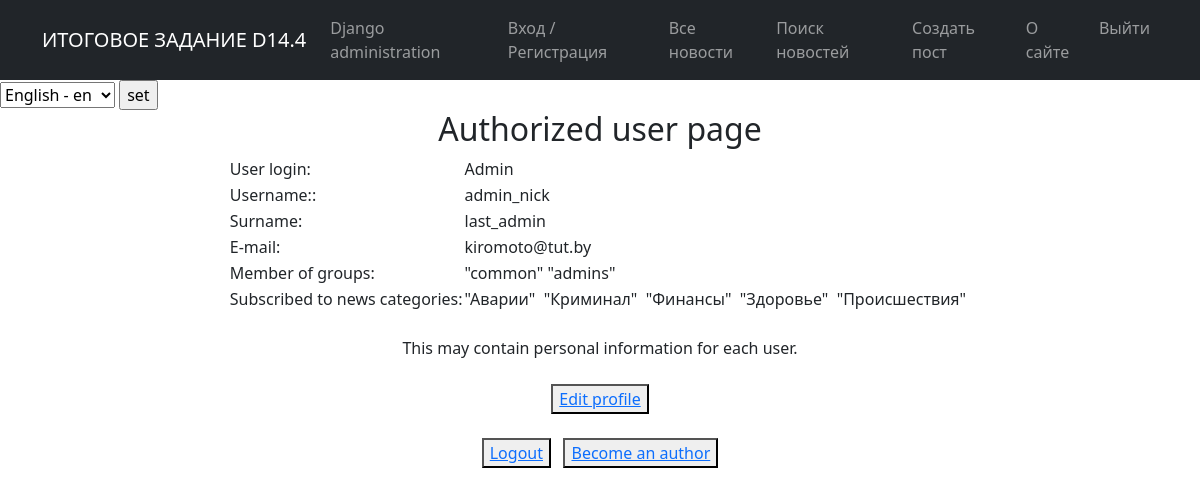
The app's page / (signed in) with its own data.
### news/models.py (models this page shows, shortened)
class Category(models.Model):
    name = models.CharField(
        max_length=64,
        unique=True,
        verbose_name=pgettext_lazy('Name of category', 'Name of category'),
        help_text=_('category name')
    )
    subscriber = models.ManyToManyField(
        User, through='CategorySubscriber',
        blank=True,
        verbose_name=pgettext_lazy('Subscribers', 'Subscribers'),
        help_text=_('subscribers')
    )
    def __str__(self):
        return self.name

### protect/views.py (the view)
# urls.py: path('', IndexView.as_view()),
class IndexView(LoginRequiredMixin, TemplateView):
    template_name = 'protect/index.html'
    context_object_name = 'profile_info'
    def get_context_data(self, **kwargs):
        context = super().get_context_data(**kwargs)
        context['is_not_author'] = not self.request.user.groups.filter(name='authors').exists()
        return context

### templates/protect/index.html (shortened to what this page needs)
{% extends "flatpages/default.html" %}
{% load i18n %}
{% block content %}
<h2 align="center">{% trans "Authorized user page" %}</h2>
<table align='center' border="0" cellspacing="0">
    <tr align="left">
        <td>{% trans "User login:" %}</td>
        <td> {{request.user.username}} </td>
    </tr>
    <tr align="left">
        <td>{% trans "Username:" %}:</td>
        <td> {{request.user.first_name}} </td>
    </tr>
    <tr align="left">
        <td>{% trans "Surname:" %}</td>
        <td> {{request.user.last_name}} </td>
    </tr>
    <tr align="left">
        <td>{% trans "E-mail:" %}</td>
        <td> {{request.user.email}} </td>
    </tr>
     <tr align="left">
        <td>{% trans "Member of groups:" %}</td>
         <td>
             {% for g in request.user.groups.all %}
                "{{ g.name }}"
             {% endfor %}
         </td>
    </tr>
    <tr align="left">
        <td>{% trans "Subscribed to news categories:" %}</td>
         <td>
             {% for el in request.user.category_set.all %}
                "{{el}}"&nbsp;
             {% endfor %}
         </td>
    </tr>
</table>
<div align="center"> {% trans "This may contain personal information for each user." %} </div>
{% trans "Edit profile" as edit_prof_var %}
<form align="center">
    <button> <a href="{% url 'user_edit' user.pk %}" style='...'>{{ edit_prof_var }}</a></button>
</form>
&nbsp;{% trans "Logout" as logout_var %}
<form align="center">
    <button> <a href="accounts/logout/">{{ logout_var }}</a> </button>
    {% if is_not_author %}
    &nbsp;   {% trans "Become an author" as author_var %}
        <button> <a href="sign/upgrade/">{{ author_var }}</a> </button>
    {% endif %}
</form>
{% endblock %}

### records on screen
Category: name "Аварии"
Category: name "Криминал"
Category: name "Финансы"
Category: name "Здоровье"
Category: name "Происшествия"

### other values on screen
{{ request.user.username }} "Admin"
{{ request.user.first_name }} "admin_nick"
{{ request.user.last_name }} "last_admin"
{{ request.user.email }} "kiromoto@tut.by"
{{ g.name }} "common"
{{ g.name }} "admins"
{{ edit_prof_var }} "Edit profile"
{{ logout_var }} "Logout"
{{ author_var }} "Become an author"
form field language "English - en"
